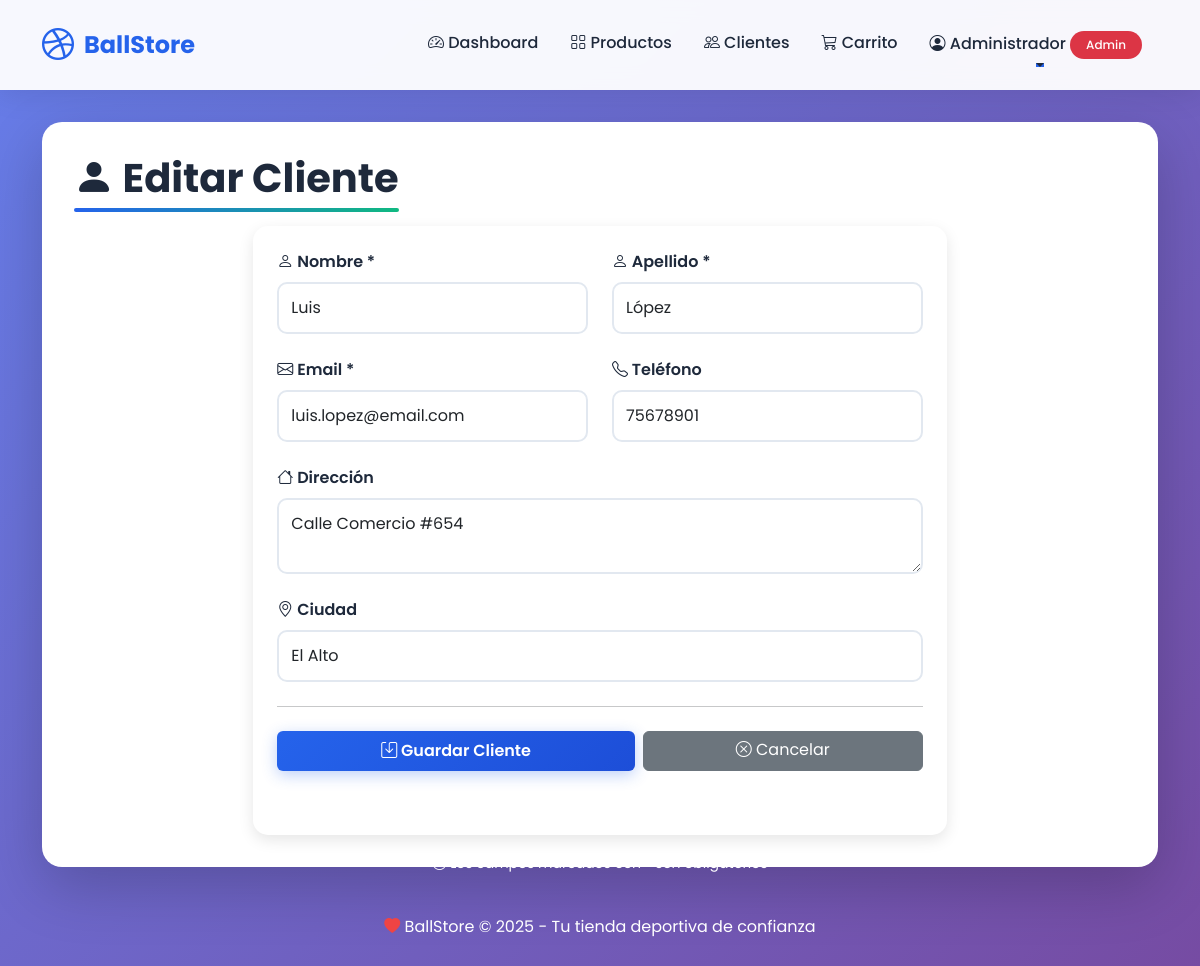
/?controller=cliente&action=edit&id=5 (signed in), run on the app's committed database.
### tables this page shows
CREATE TABLE IF NOT EXISTS cliente (
    id INT AUTO_INCREMENT PRIMARY KEY,
    nombre VARCHAR(150) NOT NULL,
    apellido VARCHAR(150) NOT NULL,
    email VARCHAR(200) NOT NULL UNIQUE,
    telefono VARCHAR(20) NULL,
    direccion TEXT NULL,
    ciudad VARCHAR(100) NULL,
    fecha_registro TIMESTAMP DEFAULT CURRENT_TIMESTAMP,
    fecha_actualizacion TIMESTAMP DEFAULT CURRENT_TIMESTAMP ON UPDATE CURRENT_TIMESTAMP
);

### controller/cliente.php (called while the page is built, shortened)
<?php
require_once 'model/cliente.php';
class clienteController
{
    public function __construct()
    {
        $this->clienteObj = new Cliente();
    }
    public function edit($id = null)
    {
        $this->page_title = 'Editar Cliente';
        if (isset($_GET["id"]))
            $id = $_GET["id"];
        return $this->clienteObj->getClienteById($id);
    }
}
?>

### model/db.php (called while the page is built, shortened)
<?php
class Db {
    public function __construct() {
        try {
            $connectionString = "mysql:host=".DB_HOST.";dbname=".DB.";charset=utf8";
            $this->conection = new PDO($connectionString, DB_USER, DB_PASS);
        } catch(PDOException $e) {
            die("Error de conexión: " . $e->getMessage());
        }
    }
}
?>

### model/cliente.php (called while the page is built, shortened)
<?php
class Cliente {
    private $table = 'cliente';
    private $conection;
    public function getConection(){
        $dbObj = new Db();
        $this->conection = $dbObj->conection;
    }
    public function getClienteById($id){
        $sql = "SELECT * FROM ".$this->table." WHERE id = ?";
        $stmt = $this->conection->prepare($sql);
        $stmt->execute([$id]);
        return $stmt->fetch();
    }
}
?>

### view/edit_cliente.php (the view, shortened to what this page needs)
<h1 class="page-title">
    <i class="bi bi-person-fill"></i> <?php echo $controller->page_title; ?>
</h1>
<div class="row">
    <div class="col-lg-8 mx-auto">
        <div class="card">
            <div class="card-body p-4">
                <form action="?controller=cliente&action=save" method="POST" class="needs-validation" novalidate>
                    <div class="row">
                        <div class="col-md-6 mb-4">
                            <label for="nombre" class="form-label">
                                <i class="bi bi-person"></i> Nombre *
                            </label>
                            <input type="text"
                                   class="form-control"
                                   id="nombre"
                                   name="nombre"
                                   value="<?php echo isset($dataToView["data"]["nombre"]) ? htmlspecialchars($dataToView["data"]["nombre"]) : ''; ?>"
                                   placeholder="Juan"
                                   required>
                        </div>
                        <div class="col-md-6 mb-4">
                            <label for="apellido" class="form-label">
                                <i class="bi bi-person"></i> Apellido *
                            </label>
                            <input type="text"
                                   class="form-control"
                                   id="apellido"
                                   name="apellido"
                                   value="<?php echo isset($dataToView["data"]["apellido"]) ? htmlspecialchars($dataToView["data"]["apellido"]) : ''; ?>"
                                   placeholder="Pérez"
                                   required>
                        </div>
                    </div>
                    <div class="row">
                        <div class="col-md-6 mb-4">
                            <label for="email" class="form-label">
                                <i class="bi bi-envelope"></i> Email *
                            </label>
                            <input type="email"
                                   class="form-control"
                                   id="email"
                                   name="email"
                                   value="<?php echo isset($dataToView["data"]["email"]) ? htmlspecialchars($dataToView["data"]["email"]) : ''; ?>"
                                   placeholder="correo@ejemplo.com"
                                   required>
                        </div>
                        <div class="col-md-6 mb-4">
                            <label for="telefono" class="form-label">
                                <i class="bi bi-telephone"></i> Teléfono
                            </label>
                            <input type="tel"
                                   class="form-control"
                                   id="telefono"
                                   name="telefono"
                                   value="<?php echo isset($dataToView["data"]["telefono"]) ? htmlspecialchars($dataToView["data"]["telefono"]) : ''; ?>"
                                   placeholder="71234567">
                        </div>
                    </div>
                    <div class="mb-4">
                        <label for="direccion" class="form-label">
                            <i class="bi bi-house"></i> Dirección
                        </label>
                        <textarea class="form-control"
                                  id="direccion"
                                  name="direccion"
                                  rows="2"
                                  placeholder="Av. Principal #123"><?php echo isset($dataToView["data"]["direccion"]) ? htmlspecialchars($dataToView["data"]["direccion"]) : ''; ?></textarea>
                    </div>
                    <div class="mb-4">
                        <label for="ciudad" class="form-label">
                            <i class="bi bi-geo-alt"></i> Ciudad
                        </label>
                        <input type="text"
                               class="form-control"
                               id="ciudad"
                               name="ciudad"
                               value="<?php echo isset($dataToView["data"]["ciudad"]) ? htmlspecialchars($dataToView["data"]["ciudad"]) : ''; ?>"
                               placeholder="La Paz">
                    </div>
                    <hr class="my-4">
                    <div class="d-flex gap-2">
                        <button type="submit" class="btn btn-primary flex-fill">
                            <i class="bi bi-save"></i> Guardar Cliente
                        </button>
                        <a href="?controller=cliente&action=list" class="btn btn-secondary flex-fill">
                            <i class="bi bi-x-circle"></i> Cancelar
                        </a>
                    </div>
                </form>
            </div>
        </div>
        <div class="text-center mt-3">
            <small class="text-white">
                <i class="bi bi-info-circle"></i> Los campos marcados con * son obligatorios
            </small>
        </div>
    </div>
</div>

### view/template/header.php (style rules this page uses)
:root { --primary-color: #2563eb; --secondary-color: #10b981; --accent-color: #f59e0b; --dark-color: #1e293b; --light-color: #f8fafc; --danger-color: #ef4444; }
* { margin: 0; padding: 0; box-sizing: border-box; }
body { font-family: 'Poppins', sans-serif; background: linear-gradient(135deg, #667eea 0%, #764ba2 100%); min-height: 100vh; padding-bottom: 50px; }
.btn-primary { background: linear-gradient(135deg, var(--primary-color), #1d4ed8); border: none; padding: 0.5rem 1.5rem; font-weight: 600; transition: all 0.3s ease; box-shadow: 0 4px 15px rgba(37, 99, 235, 0.3); }
.page-title { color: var(--dark-color); font-weight: 700; margin-bottom: 1.5rem; position: relative; display: inline-block; }
.page-title::after { content: ''; position: absolute; width: 100%; height: 4px; background: linear-gradient(90deg, var(--primary-color), var(--secondary-color)); bottom: -10px; left: 0; border-radius: 2px; }
.card { border: none; border-radius: 15px; overflow: hidden; transition: all 0.3s ease; box-shadow: 0 5px 15px rgba(0, 0, 0, 0.1); height: 100%; }
.card-body { padding: 1.5rem; }
.form-control, .form-select { border-radius: 10px; border: 2px solid #e2e8f0; padding: 0.75rem; transition: all 0.3s ease; }
.form-label { font-weight: 600; color: var(--dark-color); margin-bottom: 0.5rem; }

### data on the page
cliente: nombre "Luis", apellido "López", email "luis.lopez@email.com", telefono "75678901", direccion "Calle Comercio #654", ciudad "El Alto"

### other printed values
constant("SITE_NAME") "BallStore"
$_SESSION['user_name'] "Administrador"
$_SESSION['user_role'] "Admin"
$controller->page_title "Editar Cliente"
constant("SITE_SLOGAN") "Tu tienda deportiva de confianza"
